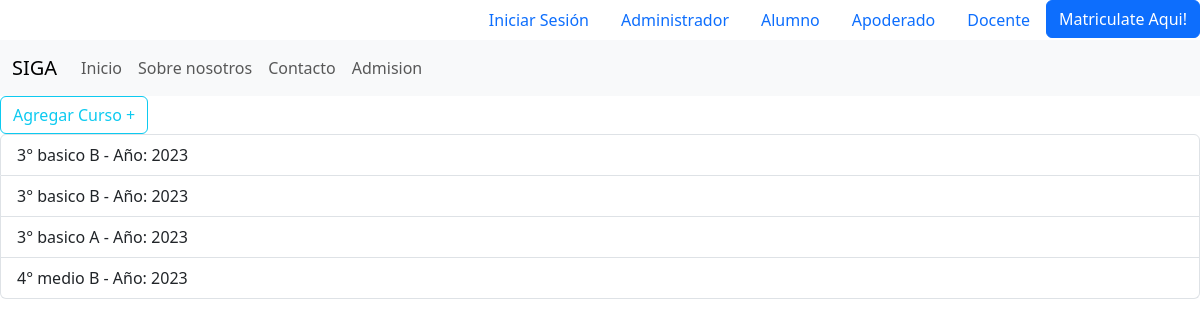
The app's page /cursos/, older data.
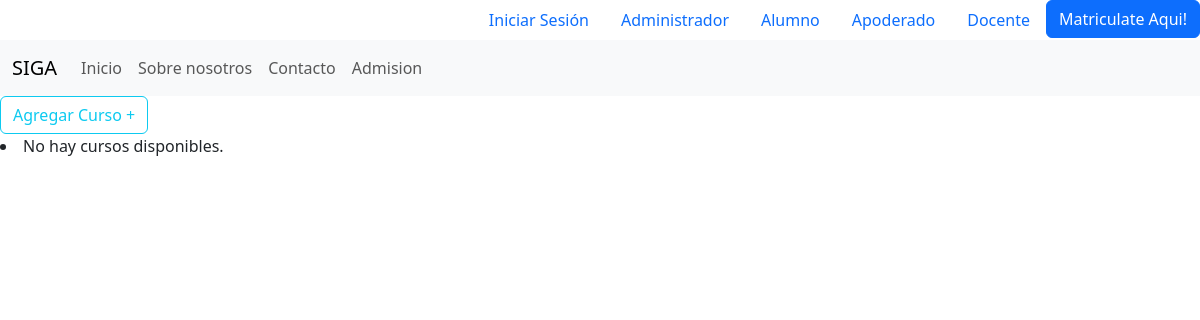
The same page, newer data.
### m_academico/models.py (models this page shows, shortened)
class Curso(Model):
    nivel = IntegerField(choices=lista_nivel, null=False)
    seccion = IntegerField(choices=lista_seccion, null=False)
    periodo = IntegerField(default=timezone.now().year, null=False)
    class Meta:
        db_table = "Curso"

### m_academico/views.py (the view)
# urls.py: path("cursos/", listar_cursos, name="cursos"),
def listar_cursos(request):
    cursos = Curso.objects.all()
    return render(request, "listar_cursos.html", {"cursos": cursos})

### m_academico/templates/listar_cursos.html (shortened to what this page needs)
{% extends 'base/base.html' %}
{% load static %}
{% block content %}
<a class="btn btn-outline-info" href="{% url 'agregar_curso' %}" role="button"
  >Agregar Curso +</a
>
<div class="list-group">
  {% for curso in cursos %}
    <a href="{% url 'lista_asignaturas' curso.id %}" class="list-group-item list-group-item-action" aria-current="true">
      {{ curso.get_nivel_display }} {{ curso.get_seccion_display }} - Año: {{ curso.periodo }}
    </a>
      {% empty %}
        <li>No hay cursos disponibles.</li>
      {% endfor %}
</div>
{% endblock %}

### templates/base/Base.html (shortened to what this page needs)
{% load static %}
<!DOCTYPE html>
<html lang="es">
  <head>
    <link
      href="https://cdn.jsdelivr.net/npm/bootstrap@5.3.2/dist/css/bootstrap.min.css"
      rel="stylesheet"
    />
  </head>
  <body>
    {% block header %}
      {% include 'base/header.html' %}
    {% endblock header %}
    {% block content %}
    {% endblock content %}
    {% load sweetify %}
  </body>
</html>

### templates/base/header.html (shortened to what this page needs)
{% load static %}
<header>
  <ul class="nav justify-content-end">
    <li class="nav-item">
      <a class="nav-link" href="{% url 'login' %}">Iniciar Sesión</a>
    </li>
    <li class="nav-item">
      <a class="nav-link" href="{% url 'administrador' %}">Administrador
      </a>
    </li>
    <li class="nav-item">
      <a class="nav-link" href="{% url 'alumno' %}">Alumno</a>
    </li>
    <li class="nav-item">
      <a class="nav-link" href="{% url 'apoderado' %}">Apoderado</a>
    </li>
    <li class="nav-item">
      <a class="nav-link" href="{% url 'docente' %}">Docente</a>
    </li>
    <li class="nav-item">
      <a class="btn btn-primary" role="button" aria-disabled="true"
      href="{% url 'matricula' %}" >Matriculate Aqui!</a
      >
    </li>
  </ul>
  <nav class="navbar navbar-expand-lg bg-body-tertiary">
    <div class="container-fluid">
      <a class="navbar-brand" href="#">SIGA</a>
      <div class="collapse navbar-collapse" id="navbarNav">
        <ul class="navbar-nav">
          <li class="nav-item">
            <a class="nav-link" aria-current="page" href="/">Inicio</a>
          </li>
          <li class="nav-item">
            <a class="nav-link" href="{% url 'mostrar_nosotros'%}">Sobre nosotros</a>
          </li>
          <li class="nav-item">
            <a class="nav-link" href="{% url 'mostrar_contacto'%}">Contacto</a>
          </li>
          <li class="nav-item">
            <a class="nav-link" href="{% url 'admision'%}">Admision</a>
          </li>
        </ul>
      </div>
    </div>
  </nav>
</header>

Row changes from the older to the newer data that the page shows:
removed Curso: nivel "3° basico", seccion "B", periodo "2023"
removed Curso: nivel "3° basico", seccion "B", periodo "2023"
removed Curso: nivel "3° basico", seccion "A", periodo "2023"
removed Curso: nivel "4° medio", seccion "B", periodo "2023"
Text that changed along with them:
text now shown: "No hay cursos disponibles."
